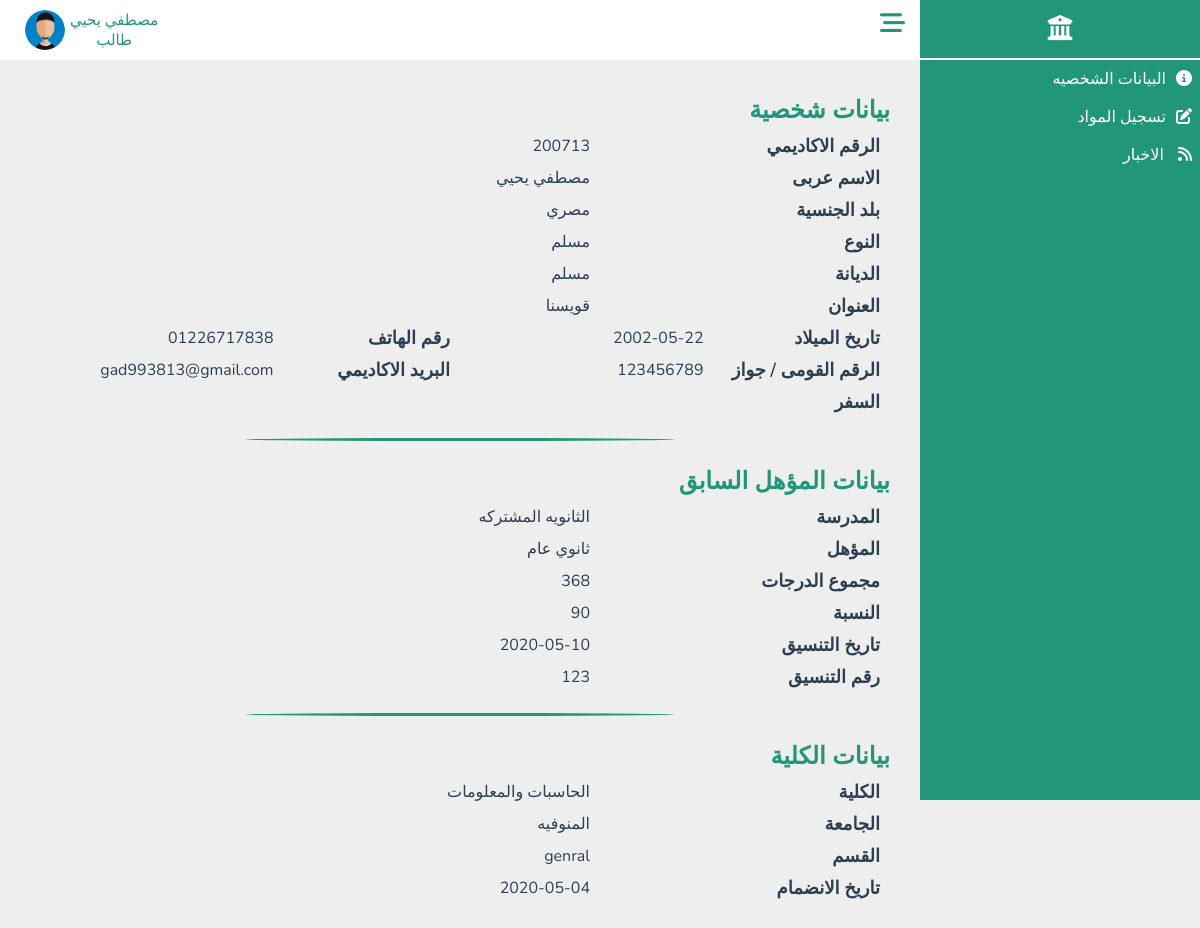
The app's page /Students/Student_info.php (signed in) with its own data.
### tables this page shows
CREATE TABLE `student` (
  `St_ID` int(30) NOT NULL,
  `Password` varchar(100) NOT NULL,
  `Image` varchar(100) NOT NULL DEFAULT 'profile.jpg',
  `Full_Name` varchar(100) DEFAULT NULL,
  `Gender` varchar(100) DEFAULT NULL,
  `Nationality` varchar(100) DEFAULT 'مصري',
  `Religion` varchar(100) DEFAULT NULL,
  `Address` varchar(100) DEFAULT NULL,
  `Date_Birth` date DEFAULT NULL,
  `National_ID` varchar(30) DEFAULT NULL,
  `Phone_Number` varchar(30) DEFAULT NULL,
  `Academic_Email` varchar(100) DEFAULT NULL,
  `School` varchar(100) DEFAULT NULL,
  `Qualification` varchar(100) DEFAULT 'ثانوي عام',
  `Total_Degree` double DEFAULT NULL,
  `Average` float DEFAULT NULL,
  `Date_Coordination` date DEFAULT NULL,
  `Number_Coordination` varchar(100) DEFAULT NULL,
  `Faculty` varchar(100) DEFAULT 'الحاسبات والمعلومات',
  `University` varchar(100) DEFAULT 'المنوفيه',
  `Department` varchar(100) DEFAULT 'عام',
  `Joining_Date` date DEFAULT NULL,
  `Job` varchar(100) NOT NULL DEFAULT 'طالب'
);

### Students/Student_info.php (the view, shortened to what this page needs)
<?php
include_once("../DataBase/database.php");
if ($con) {
    $ID = $_SESSION['student_id'];
    $sql = $con->query("SELECT * FROM `student` WHERE St_ID='$ID'");
    $data = $sql->fetch(PDO::FETCH_ASSOC);
}
?>
<html lang="en">
    <head>
        <link rel="stylesheet" href="../CssComponent/all.min.css">
        <link rel="stylesheet" href="../CssComponent/Info.css">
        <link rel="stylesheet" href="../CssComponent/Dashboard.css">
    </head>
    <body>
        <?php include_once("../Components/Dashboard.php") ?>
        <section class="section">
            <?php include_once("../Components/NavBar.php"); ?>
            <div class="container ">
                <div class="personal_info">
                    <h3>بيانات شخصية</h3>
                    <ul>
                        <li>
                            <b>الرقم الاكاديمي </b>
                            <p id="St_ID"><?php echo $data['St_ID'] ?></p>
                        </li>
                        <li>
                            <b>الاسم عربى</b>
                            <p id="Full_Name"><?php echo $data['Full_Name'] ?></p>
                        </li>
                        <li>
                            <b>بلد الجنسية</b>
                            <p id="Nationality"><?php echo $data['Nationality'] ?></p>
                        </li>
                        <li>
                            <b>النوع</b>
                            <p id="Gender"><?php echo $data['Religion'] ?></p>
                        </li>
                        <li>
                            <b>الديانة</b>
                            <p id="Religion"><?php echo $data['Religion'] ?></p>
                        </li>
                        <li>
                            <b>العنوان</b>
                            <p id="Address"><?php echo $data['Address'] ?></p>
                        </li>
                        <li>
                            <b>تاريخ الميلاد</b>
                            <p id="Date_of_Birth"><?php echo $data['Date_Birth'] ?></p>
                            <b>رقم الهاتف</b>
                            <p id="Phone_Number"><?php echo $data['Phone_Number'] ?></p>
                        </li>
                        <li>
                            <b>الرقم القومى / جواز السفر </b>
                            <p id="National_ID"><?php echo $data['National_ID'] ?></p>
                            <b>البريد الاكاديمي</b>
                            <p id="Academic_Email"><?php echo $data['Academic_Email'] ?></p>
                        </li>
                    </ul>
                </div>
                <span class="line"></span>
                <div class="prev_qualification_info">
                    <h3>بيانات المؤهل السابق</h3>
                    <ul>
                        <li>
                            <b>المدرسة</b>
                            <p id="School"><?php echo $data['School'] ?></p>
                        </li>
                        <li>
                            <b>المؤهل</b>
                            <p id="Qualification"><?php echo $data['Qualification'] ?></p>
                        </li>
                        <li>
                            <b>مجموع الدرجات</b>
                            <p id="Total_Degree"><?php echo $data['Total_Degree'] ?></p>
                        </li>
                        <li>
                            <b>النسبة</b>
                            <p id="Average"><?php echo $data['Average'] ?></p>
                        </li>
                        <li>
                            <b>تاريخ التنسيق</b>
                            <p id="Date_of_Coordination"><?php echo $data['Date_Coordination'] ?></p>
                        </li>
                        <li>
                            <b>رقم التنسيق</b>
                            <p id="Number_of_Coordination"><?php echo $data['Number_Coordination'] ?></p>
                    </ul>
                </div>
                <span class="line"></span>
                <div class="Faculty_info">
                    <h3>بيانات الكلية</h3>
                    <ul>
                        <li>
                            <b>الكلية</b>
                            <p id="Faculty"><?php echo $data['Faculty'] ?></p>
                        </li>
                        <li>
                            <b>الجامعة</b>
                            <p id="University"><?php echo $data['University'] ?></p>
                        </li>
                        <li>
                            <b>القسم</b>
                            <p id="Department"><?php echo $data['Department'] ?></p>
                        </li>
                        <li>
                            <b>تاريخ الانضمام</b>
                            <p id="Joining_Date"><?php echo $data['Joining_Date'] ?></p>
                        </li>
                    </ul>
                </div>
            </div>
        </section>
    </body>
</html>

### Components/NavBar.php (shortened to what this page needs)
<?php
include_once("../DataBase/database.php");
if ($con) {
   if (isset($_SESSION['admin_id'])) {
      $admin_id = $_SESSION['admin_id'];
      $q = $con->query("SELECT * FROM `admin` WHERE Ad_ID='$admin_id'");
      $d = $q->fetch(PDO::FETCH_ASSOC);
      $imgPath = "../Admins/images/";
      $profile = "../Admins/Admin_Info.php";
   } elseif (isset($_SESSION['doctor_id'])) {
      $doctor_id = $_SESSION['doctor_id'];
      $q = $con->query("SELECT * FROM `doctor` WHERE Doctor_ID='$doctor_id'");
      $d = $q->fetch(PDO::FETCH_ASSOC);
      $imgPath = "../Doctors/images/";
      $profile = "../Doctors/Doctor_info.php";
   } elseif (isset($_SESSION['student_id'])) {
      $student_id = $_SESSION['student_id'];
      $q = $con->query("SELECT * FROM `student` WHERE St_ID='$student_id'");
      $d = $q->fetch(PDO::FETCH_ASSOC);
      $imgPath = "../Students/images/";
   }
   $full_name = $d['Full_Name'];
   $job = $d['Job'];
   $img = $imgPath . $d['Image'];
}
?>
<div class="nav-bar1">
    <div class="icon">
        <i class="fa-solid fa-bars-staggered"></i>
    </div>
    <div class="profile">
        <div class="user">
            <p class="username"><?php echo  $full_name ?></p>
            <p class="job"><?php echo $job ?></p>
        </div>
        <div class="img">
            <img src=<?php echo $img ?> alt="error" height="30px" width="30px">
        </div>
    </div>
</div>

### CssComponent/Info.css (style rules this page uses)
.container { width: 100%; padding: 30px; display: flex; flex-direction: column; }
.container h3 { line-height: 40px; color: var(--main-color); font-size: 24px; }
.container ul li { display: flex; color: var(--black-color); line-height: 32px; }
.container ul li b { padding-right: 10px; font-weight: 600; font-size: 18px; width: 300px; color: var(--light-blue); }
.container ul li p { font-weight: 400; font-size: 16px; width: 400px; }
.container .line { width: 50%; height: 3px; background: var(--main-color); display: block; border-radius: 50%; margin: 20px auto; }

### CssComponent/Dashboard.css (style rules this page uses)
:root { --main-color: #229678; --red-color: #e74c3c; --orangen-color: #f39c12; --white-color: #fff; --black-color: #2c3e50; --ligth-color: #888; --ligth-background: #eee; --main-border: 1pxsolid rgba(0, 0, 0, 0.2); --main-trantision: 0.2s linear; --linear: #229678; }
* { font-family: "Nunito", sans-serif; margin: 0; padding: 0; box-sizing: border-box; outline: none; border: none; text-decoration: none; direction: rtl !important; }
body { background-color: var(--ligth-background) !important; }
.nav-bar1 { height: 60px; width: 100%; background-color: white; display: flex; justify-content: space-between; z-index: 1000; text-align: center; position: sticky; top: 0; left: 0; }
.nav-bar1 .profile, .nav-bar1 .icon { height: 100%; padding: 10px 15px; }
.nav-bar1 .icon { line-height: 40px; font-size: 25px; cursor: pointer; }
.nav-bar1 .icon i { cursor: pointer; color: var(--main-color); }
.nav-bar1 .profile { display: inline-flex; margin-left: 10px; }
.nav-bar1 .profile .user { margin-left: 5px; }
.nav-bar1 .profile .user p { color: var(--main-color); margin: 0 !important; font-size: 15px; }
.img > img { height: 100%; width: 100%; border-radius: 50%; }
.section { padding-right: 280px; }

### records on screen
student: Full_Name "مصطفي يحيي", Job "طالب", Image (placeholder picture), St_ID "200713", Nationality "مصري", Religion "مسلم", Address "قويسنا", Date_Birth "2002-05-22", Phone_Number "01226717838", National_ID "123456789", Academic_Email "gad993813@gmail.com", School "الثانويه المشتركه", Qualification "ثانوي عام", Total_Degree "368", Average "90", Date_Coordination "2020-05-10", Number_Coordination "123", Faculty "الحاسبات والمعلومات", University "المنوفيه", Department "genral", Joining_Date "2020-05-04"
